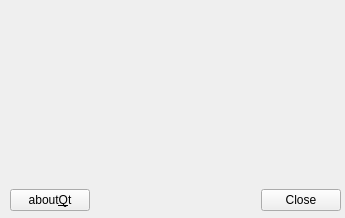
<?xml version="1.0" encoding="UTF-8"?>
<ui version="4.0">
 <class>AboutDialog</class>
 <widget class="QWidget" name="AboutDialog">
  <property name="windowModality">
   <enum>Qt::NonModal</enum>
  </property>
  <property name="geometry">
   <rect>
    <x>0</x>
    <y>0</y>
    <width>345</width>
    <height>218</height>
   </rect>
  </property>
  <property name="sizePolicy">
   <sizepolicy hsizetype="Minimum" vsizetype="Minimum">
    <horstretch>0</horstretch>
    <verstretch>0</verstretch>
   </sizepolicy>
  </property>
  <property name="minimumSize">
   <size>
    <width>345</width>
    <height>218</height>
   </size>
  </property>
  <property name="maximumSize">
   <size>
    <width>345</width>
    <height>218</height>
   </size>
  </property>
  <property name="windowTitle">
   <string>About Zeit</string>
  </property>
  <widget class="QWidget" name="verticalLayoutWidget">
   <property name="geometry">
    <rect>
     <x>10</x>
     <y>10</y>
     <width>331</width>
     <height>201</height>
    </rect>
   </property>
   <layout class="QVBoxLayout" name="verticalLayout">
    <property name="spacing">
     <number>6</number>
    </property>
    <property name="sizeConstraint">
     <enum>QLayout::SetMaximumSize</enum>
    </property>
    <item>
     <widget class="QLabel" name="label">
      <property name="sizePolicy">
       <sizepolicy hsizetype="Preferred" vsizetype="MinimumExpanding">
        <horstretch>0</horstretch>
        <verstretch>0</verstretch>
       </sizepolicy>
      </property>
      <property name="text">
       <string/>
      </property>
     </widget>
    </item>
    <item>
     <layout class="QHBoxLayout" name="horizontalLayout">
      <item>
       <widget class="QPushButton" name="aboutQt">
        <property name="text">
         <string>about&amp;Qt</string>
        </property>
       </widget>
      </item>
      <item>
       <widget class="QDialogButtonBox" name="buttonBox">
        <property name="standardButtons">
         <set>QDialogButtonBox::Close</set>
        </property>
        <property name="centerButtons">
         <bool>false</bool>
        </property>
       </widget>
      </item>
     </layout>
    </item>
   </layout>
  </widget>
  <widget class="QLabel" name="label_2">
   <property name="geometry">
    <rect>
     <x>215</x>
     <y>5</y>
     <width>128</width>
     <height>128</height>
    </rect>
   </property>
   <property name="text">
    <string/>
   </property>
  </widget>
 </widget>
 <resources/>
 <connections>
  <connection>
   <sender>buttonBox</sender>
   <signal>rejected()</signal>
   <receiver>AboutDialog</receiver>
   <slot>close()</slot>
   <hints>
    <hint type="sourcelabel">
     <x>175</x>
     <y>188</y>
    </hint>
    <hint type="destinationlabel">
     <x>172</x>
     <y>107</y>
    </hint>
   </hints>
  </connection>
 </connections>
</ui>
